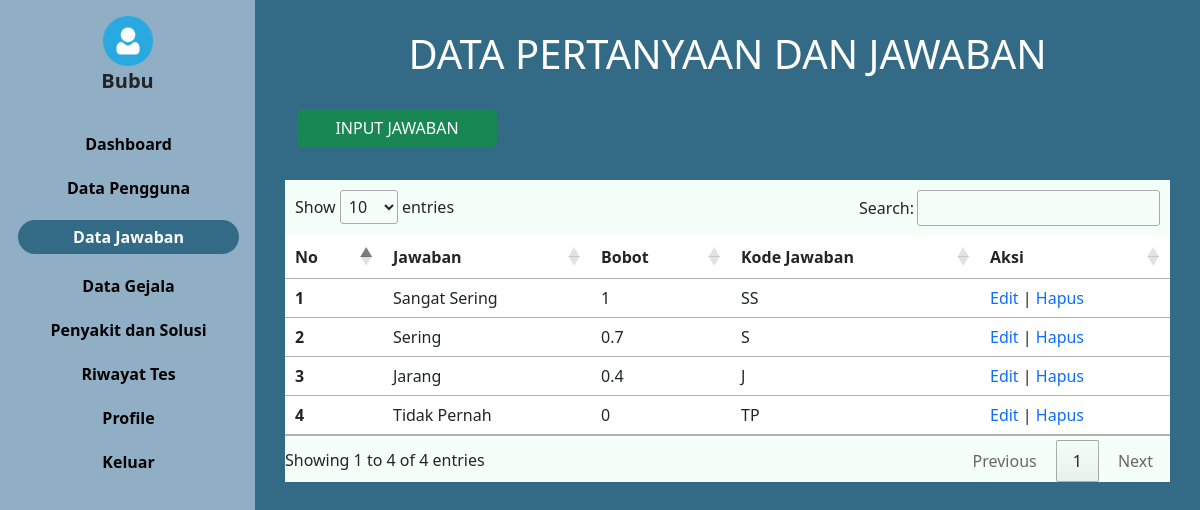
The page /pertanyaan.php (signed in) on the database its author committed.
### tables this page shows
CREATE TABLE `user` (
  `iduser` int(15) NOT NULL,
  `username` varchar(30) NOT NULL,
  `password` varchar(100) NOT NULL,
  `nama` varchar(45) NOT NULL,
  `jk` char(2) NOT NULL,
  `tanggal_lahir` date NOT NULL,
  `email` varchar(30) NOT NULL,
  `level` varchar(10) NOT NULL,
  `foto` varchar(30) NOT NULL
);

CREATE TABLE `jawaban` (
  `idjawaban` int(11) NOT NULL,
  `bobot` double NOT NULL,
  `kode_jawaban` varchar(20) NOT NULL,
  `jawaban` text NOT NULL
);

### konek.php (called while the page is built, shortened)
<?php
$koneksi = mysqli_connect("localhost", "root", "", "mata");
function query($query)
{
    global $koneksi;
    $result = mysqli_query($koneksi, $query);
    $rows = [];
    while ($row = mysqli_fetch_assoc($result)) {
        $rows[] = $row;
    }
    return $rows;
}
function dekripsi($teks)
{
    $text = $teks;
    $kunci = 'mataRara';
    $key = hash('sha256', $kunci);
    $pkey = "123";
    $method = "aes-192-cfb1";
    $iv = substr(hash('sha256', $pkey), 0, 16);
    $dekripsi = base64_decode($text);
    $dekripsi = openssl_decrypt($dekripsi, $method, $key, 0, $iv);
    return $dekripsi;
}
?>

### pertanyaan.php (the view, shortened to what this page needs)
<?php
include("konek.php");
$id = dekripsi($_COOKIE['mataRara']);
$user = query("SELECT * FROM user WHERE iduser = $id")[0];
$data_jawaban = query("SELECT * FROM jawaban");
?>
<html lang="en">
<head>
  <link href="https://cdn.jsdelivr.net/npm/bootstrap@5.3.0/dist/css/bootstrap.min.css" rel="stylesheet"
>
  <link rel="stylesheet" href="https://cdn.datatables.net/1.13.4/css/jquery.dataTables.min.css">
  <link rel="stylesheet" href="style.css">
</head>
<body>
  <div class="main-container d-flex">
    <div class="sidebar px-3 pt-3">
      <div class="header pb-3">
        <img class="text-center" src="img/propil.png"
          style="width: 50px; margin-right: auto; margin-left: auto; display: block;" alt="">
        <h5 class="offcanvas-title fw-bold text-center" style="margin-left: auto; font-size: 20px"
          id="offcanvasDarkLabel"><?= $user['nama'];?> </h5>
      </div>
      <ul>
        <li class=""> <a href="admin.php">Dashboard</a></li>
        <li class=""><a href="pengguna.php">Data Pengguna</a></li>
        <li class="active"> <a href="pertanyaan.php">Data Jawaban</a></li>
        <li class=""><a href="gejala.php">Data Gejala</a></li>
        <li class=""><a href="penyakit.php">Penyakit dan Solusi</a></li>
        <li class=""> <a href="riwayat.php">Riwayat Tes</a></li>
        <li class=""> <a href="profil.php">Profile</a></li>
        <li class=""> <a href="profil.php">Keluar</a></li>
      </ul>
    </div>
    <div class="content" style="width: 100%;">
      <div class="container ">
        <h1 style="text-align:center; margin-top: 30px; color: white; padding: 0px 35px">DATA PERTANYAAN DAN JAWABAN
        </h1>
        <div class="row mt-3">
          <div class="col-6">
            <div class="input" style="margin-bottom: 23px; margin-top: 15px;">
              <a href="inputjawaban.php">
                <button class="btn btn-success" type="submit">INPUT JAWABAN</button>
              </a>
            </div>
          </div>
        </div>
        <div class="row align-items-start text-center">
          <table class="table" id="example">
            <thead>
              <tr>
                <th scope="col">No</th>
                <th scope="col">Jawaban</th>
                <th scope="col">Bobot</th>
                <th scope="col">Kode Jawaban</th>
                <th scope="col">Aksi</th>
              </tr>
            </thead>
            <tbody>
              <?php
              $j = 1;
              foreach ($data_jawaban as $jb):
                ?>
                <tr>
                  <th>
                    <?php echo $j; ?>
                  </th>
                  <td>
                    <?= $jb['jawaban']; ?>
                  </td>
                  <td>
                    <?= $jb['bobot']; ?>
                  </td>
                  <td>
                    <?= $jb['kode_jawaban']; ?>
                  </td>
                  <td>
                    <a style="text-decoration: none;" href="editjawaban.php?id=<?= $jb['idjawaban']; ?> ">Edit </a>
                    |
                    <a style="text-decoration: none;" href="delete_jawaban.php?idjawaban=<?= $jb['idjawaban']; ?>"
                      onclick="return confirm('Apakah anda yakin ingin menghapus data?')">Hapus</a>
                  </td>
                </tr>
                <?php
                $j++;
              endforeach
              ?>
            </tbody>
          </table>
        </div>
      </div>
    </div>
  </div>
</body>
</html>

### style.css (style rules this page uses)
body { background: #336B87; padding: 0; margin: 0; }
.sidebar { min-width: 255px; max-width: 255px; min-height: 100vh; background-color: #90AFC5; }
.sidebar ul { padding-left: 2px; text-align: center; }
.sidebar ul li a { font-weight: bold; color: black; font-size: auto; text-decoration: none; }
.sidebar ul li { margin-top: 20px; margin-bottom: 10px; list-style-type: none; }
.sidebar li.active { background: #336B87; width: auto; height: auto; padding: 5px 0; border-radius: 20px; }
.sidebar ul li.active a { color: white; font-size: auto; }
.container .row { box-sizing: border-box; padding: 0 30px; }
.container .row button { width: 50px; }
.container .row .col-6 .input button { width: 200px; }

### rows shown on the page
user: nama "Bubu"
jawaban: jawaban "Sangat Sering", bobot "1", kode_jawaban "SS"
jawaban: jawaban "Sering", bobot "0.7", kode_jawaban "S"
jawaban: jawaban "Jarang", bobot "0.4", kode_jawaban "J"
jawaban: jawaban "Tidak Pernah", bobot "0", kode_jawaban "TP"
